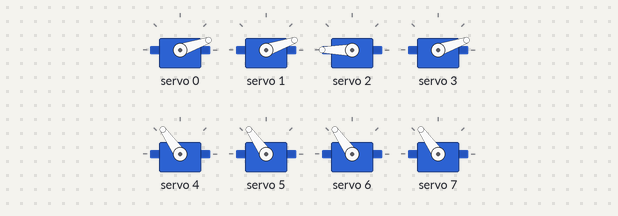
A sketch run on a simulated Arduino Uno, built with avr-gcc and run on an emulated ATmega328P. Parts: 8 × servo.

Above: at 8.05 s.
At 9.6 s:
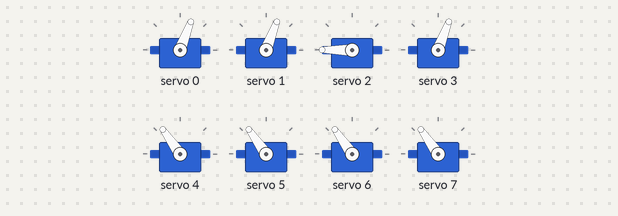
At 11.2 s:
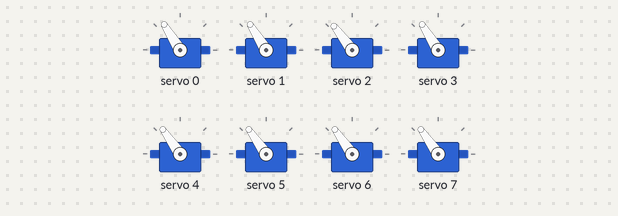
At 14.35 s:
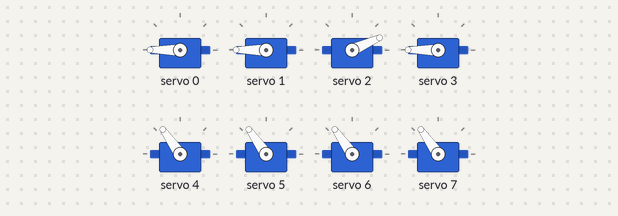
At 17.5 s:
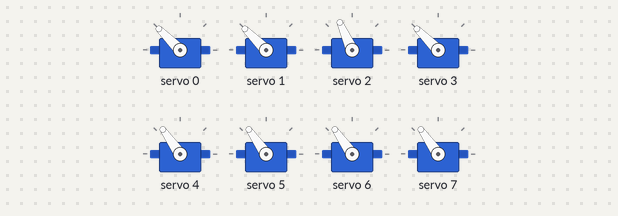
At 20.7 s:
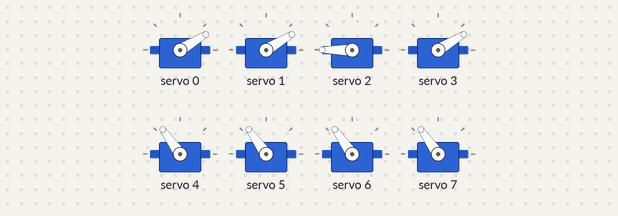
Timing chart, 0 to 25.0 s (numbered marks = the images above):
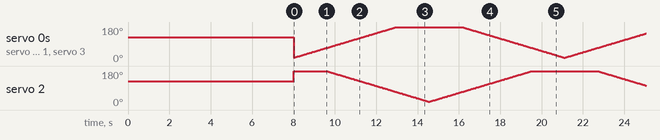

The sketch:

SpiderWare.ino
```cpp
/*
    Spider Robot Controller
    Author: Larry J Frenzel
    Date: 20240125

    Description:
    This program is designed to control a spider robot using an Arduino and a PCA9685 servo driver.
    It includes functions to perform various movements like walking and waving. The program
    utilizes inverse kinematics for coordinated leg movements and includes a buffer zone implementation
    to prevent servo collision.

    Hardware:
    - Arduino Arduino UNO R3
    - PCA9685 PWM Servo Driver
    - Servo Motors (Number: [8]ls)

    Features:
    - Servo angle mapping for precise control.
    - Wave and walk test functions for demonstrating servo coordination.
    - Safety buffer implementation to prevent mechanical stress.

    Notes:
    - Update the servo specifications in the servoAngle function as per your servo model.
    - The walkCycle function demonstrates a basic walking pattern, which can be further
      enhanced using inverse kinematics for more natural movements.
*/


#include <Wire.h>
#include <Adafruit_PWMServoDriver.h>


Adafruit_PWMServoDriver spiderLegs = Adafruit_PWMServoDriver();

int servoAngle(int angle);
void waveTest();
void walkCycle();

const int safeMinAngle = 10; // Minimum angle with buffer
const int safeMaxAngle = 170; // Maximum angle with buffer

void setup() {
  spiderLegs.begin();
  spiderLegs.setPWMFreq(50);

  // Initialize all servos to 90 degrees
  for (int i = 0; i < 8; i++) {
    spiderLegs.setPWM(i, 0, servoAngle(90));
    delay(1000);
  }
}

void loop()
{
  walkCycle();
}

// Map function
int servoAngle(int angle)
{
  // Assuming a standard servo with 180-degree rotation
  // Modify minPulseWidth and maxPulseWidth based on your servo specifications
  int minPulseWidth = 150; // The 'off' value for 0 degrees
  int maxPulseWidth = 600; // The 'off' value for 180 degrees

  return map(angle, 0, 180, minPulseWidth, maxPulseWidth);
}

void waveTest()
{
  spiderLegs.setPWM(0, 0, servoAngle(0));
  spiderLegs.setPWM(1, 0, servoAngle(45));
  spiderLegs.setPWM(2, 0, servoAngle(90));
  spiderLegs.setPWM(3, 0, servoAngle(135));
  delay(1000);

  spiderLegs.setPWM(0, 0, servoAngle(45));
  spiderLegs.setPWM(1, 0, servoAngle(90));
  spiderLegs.setPWM(2, 0, servoAngle(135));
  spiderLegs.setPWM(3, 0, servoAngle(0));
  delay(1000);

  spiderLegs.setPWM(0, 0, servoAngle(90));
  spiderLegs.setPWM(1, 0, servoAngle(135));
  spiderLegs.setPWM(2, 0, servoAngle(0));
  spiderLegs.setPWM(3, 0, servoAngle(45));
  delay(1000);

  spiderLegs.setPWM(0, 0, servoAngle(135));
  spiderLegs.setPWM(1, 0, servoAngle(0));
  spiderLegs.setPWM(2, 0, servoAngle(45));
  spiderLegs.setPWM(3, 0, servoAngle(90));
  delay(1000);
}

void walkCycle()
{
    // Example walk cycle logic
  for (int angle = 0; angle <= 180; angle++)
  {
    int inverseAngle = 180 - angle;

    spiderLegs.setPWM(0, 0, servoAngle(angle));       // Leg 1
    spiderLegs.setPWM(1, 0, servoAngle(angle));
    spiderLegs.setPWM(2, 0, servoAngle(inverseAngle)); // Leg 2.
    spiderLegs.setPWM(3, 0, servoAngle(angle));
    delay(33); // Adjust for smoother motion, here 30 fps
  }

  for (int angle = 180; angle >= 0; angle--)
  {
    int inverseAngle = 180 - angle;

    spiderLegs.setPWM(0, 0, servoAngle(angle));       // Leg 1
    spiderLegs.setPWM(1, 0, servoAngle(angle));
    spiderLegs.setPWM(2, 0, servoAngle(inverseAngle)); // Leg 2
    spiderLegs.setPWM(3, 0, servoAngle(angle));
    delay(33); // Adjust for smoother motion, here 30 fps
  }
}
```
